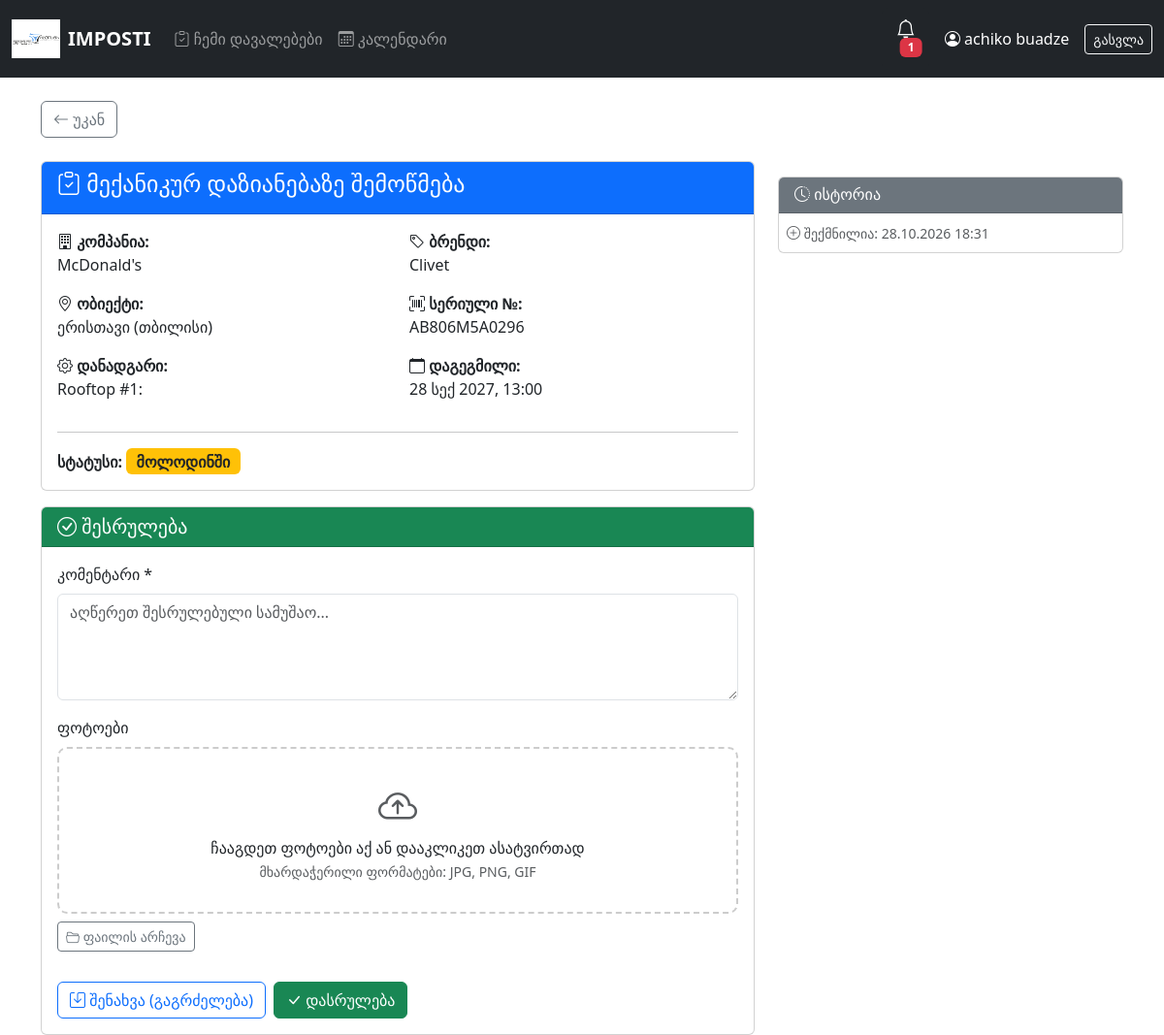
The page /tasks/2204/ (signed in) on the database its author committed.
### apps/accounts/models.py (models this page shows, shortened)
class User(AbstractUser):
    ROLE_CHOICES = [
        ("manager", "Manager"),
        ("inspector", "Inspector"),
        ("client", "Client"),
    ]
    role = models.CharField(max_length=20, choices=ROLE_CHOICES, default="client")
    phone = models.CharField(max_length=20, blank=True)
    tenant = models.ForeignKey(
        Tenant,
        on_delete=models.CASCADE,
        null=True,
        blank=True,
        related_name="users"
    )
    company = models.ForeignKey(
        "companies.Company",
        on_delete=models.SET_NULL,
        null=True,
        blank=True,
        related_name="users",
    )

### apps/tasks/models.py (models this page shows, shortened)
class Task(models.Model):
    STATUS_CHOICES = [
        ("pending", "მოლოდინში"),
        ("in_progress", "მიმდინარე"),
        ("completed", "დასრულებული"),
        ("approved", "დამტკიცებული"),
        ("rejected", "უარყოფილი"),
    ]
    schedule = models.ForeignKey(
        MaintenanceSchedule, on_delete=models.CASCADE, related_name="tasks"
    )
    assigned_to = models.ForeignKey(
        settings.AUTH_USER_MODEL,
        on_delete=models.SET_NULL,
        null=True,
        related_name="assigned_tasks",
    )
    status = models.CharField(max_length=20, choices=STATUS_CHOICES, default="pending")
    scheduled_date = models.DateTimeField()
    completed_date = models.DateTimeField(null=True, blank=True)
    created_at = models.DateTimeField(auto_now_add=True)

class MaintenanceSchedule(models.Model):
    FREQUENCY_CHOICES = [
        ("monthly", "თვეში ერთხელ"),
        ("quarterly", "კვარტალში ერთხელ"),
        ("biannual", "წელიწადში 2-ჯერ"),
        ("annual", "წელიწადში ერთხელ"),
    ]
    equipment = models.ForeignKey(
        Equipment, on_delete=models.CASCADE, related_name="schedules"
    )
    task_name = models.CharField(max_length=300)
    frequency = models.CharField(max_length=20, choices=FREQUENCY_CHOICES)

### apps/companies/models.py (models this page shows, shortened)
class Equipment(models.Model):
    SYSTEM_CHOICES = [
        ("heating_cooling", "გათბობა/გაგრილება"),
        ("ventilation", "ვენტილაცია"),
    ]
    STATUS_CHOICES = [
        ("active", "აქტიური"),
        ("inactive", "არააქტიური"),
        ("maintenance", "მომსახურებაში"),
        ("broken", "გაფუჭებული"),
    ]
    site = models.ForeignKey(Site, on_delete=models.CASCADE, related_name="equipment")
    category = models.ForeignKey(
        EquipmentCategory,
        on_delete=models.SET_NULL,
        null=True,
        blank=True,
        related_name="equipment",
        verbose_name="კატეგორია"
    )
    name = models.CharField(max_length=200, verbose_name="სახელი")
    brand = models.CharField(max_length=100, blank=True, verbose_name="ბრენდი")
    model_number = models.CharField(max_length=100, blank=True, verbose_name="მოდელი")
    serial_number = models.CharField(max_length=100, blank=True, verbose_name="სერიული ნომერი")
    system_type = models.CharField(max_length=50, choices=SYSTEM_CHOICES, verbose_name="სისტემის ტიპი")
    status = models.CharField(
        max_length=20,
        choices=STATUS_CHOICES,
        default="active",
        verbose_name="სტატუსი"
    )
    location_detail = models.CharField(
        max_length=200,
        blank=True,
        verbose_name="ზუსტი მდებარეობა",
        help_text="მაგ: სახურავი, სარდაფი, მე-2 სართული"
    )
    installation_date = models.DateField(null=True, blank=True, verbose_name="ინსტალაციის თარიღი")
    warranty_end = models.DateField(null=True, blank=True, verbose_name="გარანტიის ვადა")
    notes = models.TextField(blank=True, verbose_name="შენიშვნები")
    created_at = models.DateTimeField(auto_now_add=True)
    updated_at = models.DateTimeField(auto_now=True)
    class Meta:
        verbose_name = "მოწყობილობა"
        verbose_name_plural = "მოწყობილობები"
        ordering = ["site", "category", "name"]

class Site(models.Model):
    company = models.ForeignKey(Company, on_delete=models.CASCADE, related_name="sites")
    name = models.CharField(max_length=200)
    address = models.TextField()
    created_at = models.DateTimeField(auto_now_add=True)

class Company(models.Model):
    tenant = models.ForeignKey(
        "accounts.Tenant",
        on_delete=models.CASCADE,
        null=True,
        blank=True,
        related_name="companies"
    )
    name = models.CharField(max_length=200)
    created_at = models.DateTimeField(auto_now_add=True)
    class Meta:
        verbose_name_plural = "Companies"

### apps/tasks/template_views.py (the view, shortened to what this page needs)
# urls.py: path("tasks/<int:task_id>/", template_views.task_detail, name="task_detail"),
@login_required
def task_detail(request, task_id):
    task = get_object_or_404(
        Task.objects.select_related(
            "schedule__equipment__site__company", "assigned_to", "report"
        ).prefetch_related("report__photos"),
        id=task_id,
    )
    if request.user.role == "inspector" and task.assigned_to != request.user:
        messages.error(request, "არ გაქვთ წვდომა ამ დავალებაზე")
        return redirect("inspector_dashboard")
    elif request.user.role == "manager":
        if task.schedule.equipment.site.company.tenant != get_user_tenant(request.user):
            messages.error(request, "არ გაქვთ წვდომა ამ დავალებაზე")
            return redirect("manager_home")
    base_template = (
        "manager/base.html"
        if getattr(request.user, "role", None) == "manager"
        else "base/base.html"
    )
    return render(
        request,
        "dashboard/task_detail.html",
        {"task": task, "base_template": base_template},
    )

### templates/dashboard/task_detail.html (shortened to what this page needs)
{% extends base_template|default:'base/base.html' %}
{% block content %}
<div class="row mb-4">
    <div class="col d-flex justify-content-between align-items-center">
        <a href="/dashboard/" class="btn btn-outline-secondary">
            <i class="bi bi-arrow-left"></i> უკან
        </a>
    </div>
</div>
<div class="row">
    <div class="col-md-8">
        <div class="card">
            <div class="card-header bg-primary text-white">
                <h4><i class="bi bi-clipboard-check"></i> {{ task.schedule.task_name }}</h4>
            </div>
            <div class="card-body">
                <div class="row">
                    <div class="col-md-6">
                        <p><strong><i class="bi bi-building"></i> კომპანია:</strong><br>{{ task.schedule.equipment.site.company.name }}</p>
                        <p><strong><i class="bi bi-geo-alt"></i> ობიექტი:</strong><br>{{ task.schedule.equipment.site.name }}</p>
                        <p><strong><i class="bi bi-gear"></i> დანადგარი:</strong><br>{{ task.schedule.equipment.name }}</p>
                    </div>
                    <div class="col-md-6">
                        <p><strong><i class="bi bi-tag"></i> ბრენდი:</strong><br>{{ task.schedule.equipment.brand|default:"-" }}</p>
                        <p><strong><i class="bi bi-upc-scan"></i> სერიული №:</strong><br>{{ task.schedule.equipment.serial_number|default:"-" }}</p>
                        <p><strong><i class="bi bi-calendar"></i> დაგეგმილი:</strong><br>{{ task.scheduled_date|date:"d M Y, H:i" }}</p>
                    </div>
                </div>
                <hr>
                <p class="mb-0">
                    <strong>სტატუსი:</strong>
                    <span class="badge fs-6 bg-{% if task.status == 'pending' %}warning text-dark{% elif task.status == 'in_progress' %}info{% elif task.status == 'completed' %}success{% elif task.status == 'approved' %}primary{% else %}danger{% endif %}">
                        {{ task.get_status_display }}
                    </span>
                </p>
            </div>
        </div>
        {% if request.user.role == 'inspector' %}
        {% if task.status == 'pending' or task.status == 'in_progress' or task.status == 'rejected' %}
        <div class="card mt-3">
            <div class="card-header bg-success text-white">
                <h5 class="mb-0"><i class="bi bi-check-circle"></i> შესრულება</h5>
            </div>
            <div class="card-body">
                <form method="POST" enctype="multipart/form-data" id="taskForm">
                    <div class="mb-3">
                        <label class="form-label">კომენტარი *</label>
                        <textarea name="comment" class="form-control" rows="4" required placeholder="აღწერეთ შესრულებული სამუშაო...">{% if task.report %}{{ task.report.comment }}{% endif %}</textarea>
                    </div>
                    <div class="mb-3">
                        <label class="form-label">ფოტოები</label>
                        <div class="photo-drop-zone" id="dropZone">
                            <i class="bi bi-cloud-arrow-up fs-1 text-muted"></i>
                            <p class="mb-0">ჩააგდეთ ფოტოები აქ ან დააკლიკეთ ასატვირთად</p>
                            <small class="text-muted">მხარდაჭერილი ფორმატები: JPG, PNG, GIF</small>
                        </div>
                        <div class="mt-2">
                            <label for="photoInputVisible" class="btn btn-outline-secondary btn-sm">
                                <i class="bi bi-folder2-open"></i> ფაილის არჩევა
                            </label>
                        </div>
                    </div>
                    <div class="d-flex gap-2">
                        <button type="submit" name="action" value="save" class="btn btn-outline-primary">
                            <i class="bi bi-save"></i> შენახვა (გაგრძელება)
                        </button>
                        <button type="submit" name="action" value="complete" class="btn btn-success">
                            <i class="bi bi-check-lg"></i> დასრულება
                        </button>
                    </div>
                </form>
            </div>
        </div>
        {% endif %}
        {% endif %}
    </div>
    <div class="col-md-4">
        <div class="card mt-3">
            <div class="card-header bg-secondary text-white">
                <h6 class="mb-0"><i class="bi bi-clock-history"></i> ისტორია</h6>
            </div>
            <div class="card-body p-2">
                <small class="text-muted">
                    <i class="bi bi-plus-circle"></i> შექმნილია: {{ task.created_at|date:"d.m.Y H:i" }}
                </small>
            </div>
        </div>
    </div>
</div>
{% endblock %}

### templates/base/base.html (shortened to what this page needs)
<!DOCTYPE html>
<html lang="ka">
<head>
    <link href="https://cdn.jsdelivr.net/npm/bootstrap@5.3.0/dist/css/bootstrap.min.css" rel="stylesheet">
    <link rel="stylesheet" href="https://cdn.jsdelivr.net/npm/bootstrap-icons@1.11.0/font/bootstrap-icons.css">
</head>
<body>
    <nav class="navbar navbar-expand-lg navbar-dark bg-dark">
        <div class="container-fluid">
            <a class="navbar-brand d-flex align-items-center" href="/dashboard/">
                <img src="/static/images/logo.png" alt="IMPOSTI" height="40" class="me-2" style="filter: brightness(1.1);">
                <span class="fw-bold">IMPOSTI</span>
            </a>
            {% if user.is_authenticated %}
            <div class="collapse navbar-collapse" id="baseNavbar">
                <ul class="navbar-nav me-auto">
                    {% if user.role == 'inspector' %}
                    <li class="nav-item">
                        <a class="nav-link" href="/inspector/"><i class="bi bi-clipboard-check"></i> ჩემი დავალებები</a>
                    </li>
                    <li class="nav-item">
                        <a class="nav-link" href="/calendar/"><i class="bi bi-calendar3"></i> კალენდარი</a>
                    </li>
                    {% elif user.role == 'client' %}
                    <li class="nav-item">
                        <a class="nav-link" href="/client/"><i class="bi bi-speedometer2"></i> კლიენტის პანელი</a>
                    </li>
                    {% elif user.role == 'manager' %}
                    <li class="nav-item">
                        <a class="nav-link" href="/manager/"><i class="bi bi-speedometer2"></i> მენეჯერის პანელი</a>
                    </li>
                    {% endif %}
                </ul>
                <div class="dropdown me-3">
                    <button class="btn btn-dark position-relative" type="button" id="notificationsDropdown" data-bs-toggle="dropdown">
                        <i class="bi bi-bell fs-5"></i>
                        <span class="badge bg-danger notification-badge" id="notifCount" style="display: none;">0</span>
                    </button>
                </div>
                <span class="navbar-text text-white me-3" data-user-id="{{ request.user.id }}">
                    <i class="bi bi-person-circle"></i> {{ request.user.get_full_name|default:request.user.username }}
                </span>
                <a class="btn btn-outline-light btn-sm" href="/logout/">გასვლა</a>
            </div>
            {% endif %}
        </div>
    </nav>
    <div class="container mt-4">
        {% block content %}{% endblock %}
    </div>
</body>
</html>

### templates/dashboard/task_detail.html (style rules this page uses)
.photo-drop-zone { border: 2px dashed #ccc; border-radius: 10px; padding: 30px; text-align: center; cursor: pointer; transition: all 0.3s; }

### templates/base/base.html (style rules this page uses)
.notification-badge { position: absolute; top: 0; right: 0; transform: translate(25%, -25%); }

### rows shown on the page
User: user.get_full_name "achiko buadze"
Task: schedule.task_name "მექანიკურ დაზიანებაზე შემოწმება", schedule.equipment.site.company.name "McDonald's", schedule.equipment.site.name "ერისთავი (თბილისი)", schedule.equipment.name "Rooftop #1:", schedule.equipment.brand "Clivet", schedule.equipment.serial_number "AB806M5A0296", scheduled_date "28 სექ 2027, 13:00", status "მოლოდინში", created_at "28.10.2026 18:31"
